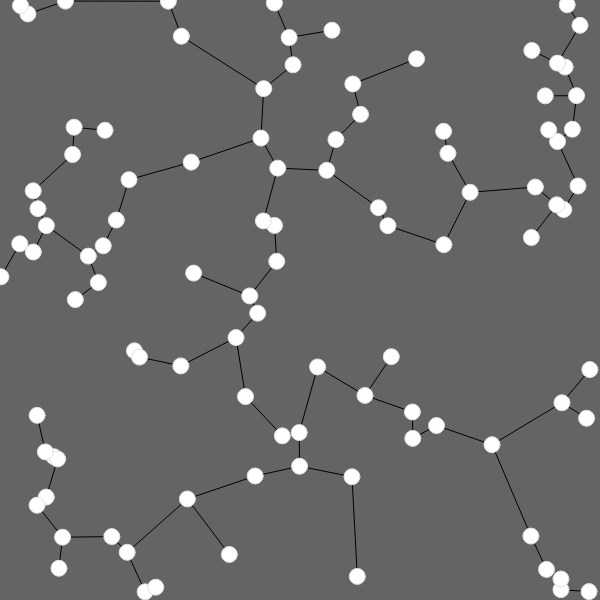
Frame 1 (no input)
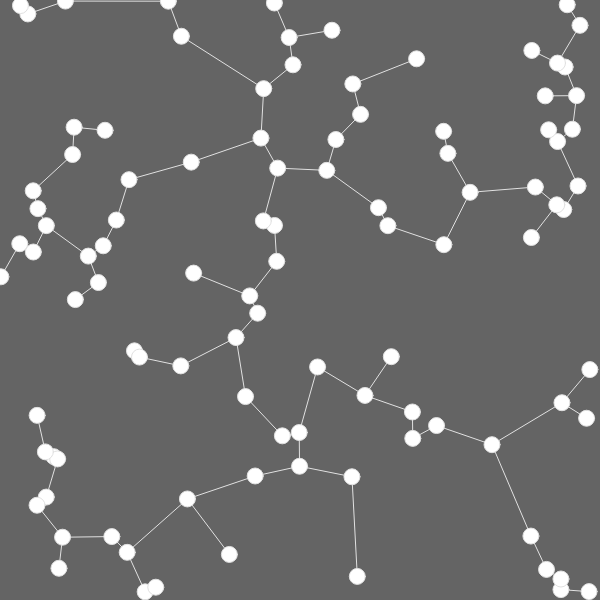
Frame 60 (no input)
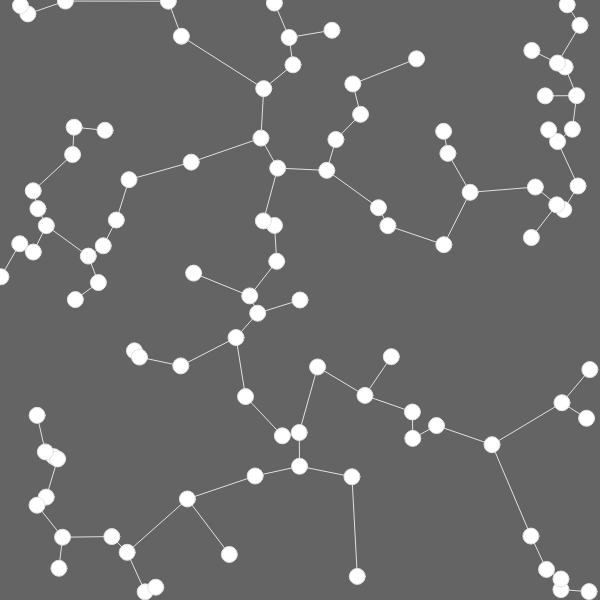
Frame 120 (the mouse pressed at the canvas centre since frame 60)

The p5.js sketch that drew these frames (run headless with seeded random() and noise() and a simulated clock; from frame 60 on, the mouse is pressed at the canvas centre):

// p5.js sketch
// ── sketch.js
let vertices = [];
let check = true;

function setup() {
  createCanvas(600, 600);
  resetSketch();
  let button = createButton("reset");
  button.mousePressed(resetSketch);
  
}

function resetSketch()
{
    for(let i = 0; i < 100; i++)
  {
    let points = createVector(random(width), random(height));
    vertices.splice(0, vertices.length);
  }
  
  for(let i = 0; i < 100; i++)
  {
    let points = createVector(random(width), random(height));
    vertices.push(points);
  }
}

function mousePressed()
{
  let v = createVector(mouseX, mouseY);
  vertices.push(v);
}

function draw() {
  background(100);
  
  let reached = [];
  let unreached = [];
  
  for(let i = 0; i < vertices.length; i++)
  {
    unreached.push(vertices[i]);
  }
  
  reached.push(vertices[0]);
  unreached.splice(0,1);
                   
  while (unreached.length > 0)
  {
    let record = Infinity;
    let rIndex;
    let uIndex;
    
    for(let i = 0; i < reached.length; i++)
    {
      for(let j = 0; j < unreached.length; j++)
      {
        let v1 = reached[i];
        let v2 = unreached[j];
        
        let d = dist(v1.x, v1.y, v2.x, v2.y);
        
        if(d < record)
        {
          record = d;
          rIndex = i;
          uIndex = j;
        }
        
      }
      
    }
    
    line(reached[rIndex].x, reached[rIndex].y, unreached[uIndex].x, unreached[uIndex].y);
    
    reached.push(unreached[uIndex]);
    unreached.splice(uIndex,1);
    
  }
  
  for(let i = 0; i < vertices.length; i++)
  {
  fill(255);
  stroke(225);
  ellipse(vertices[i].x, vertices[i].y, 16,16);
  }
}
